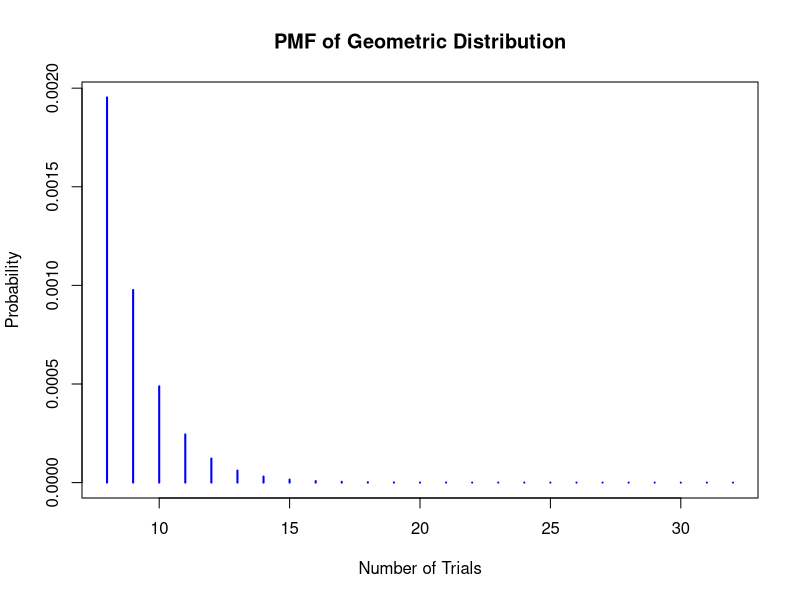
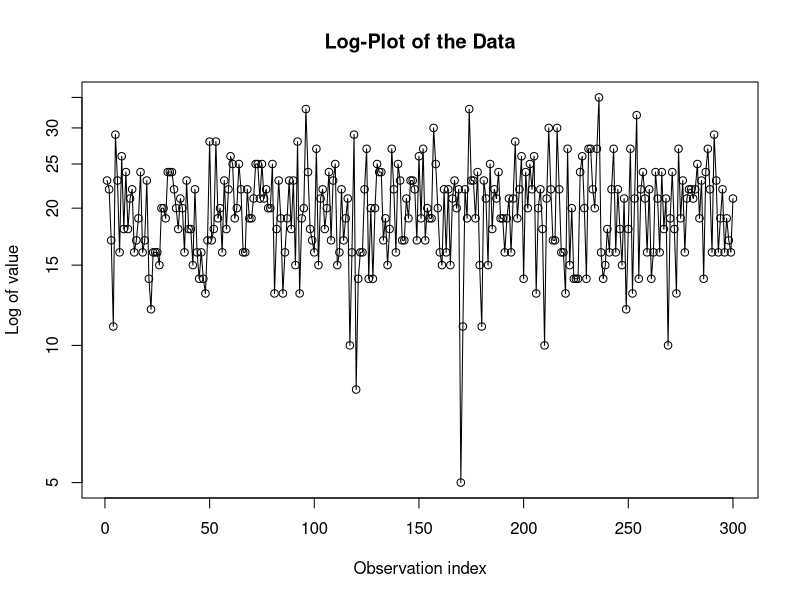
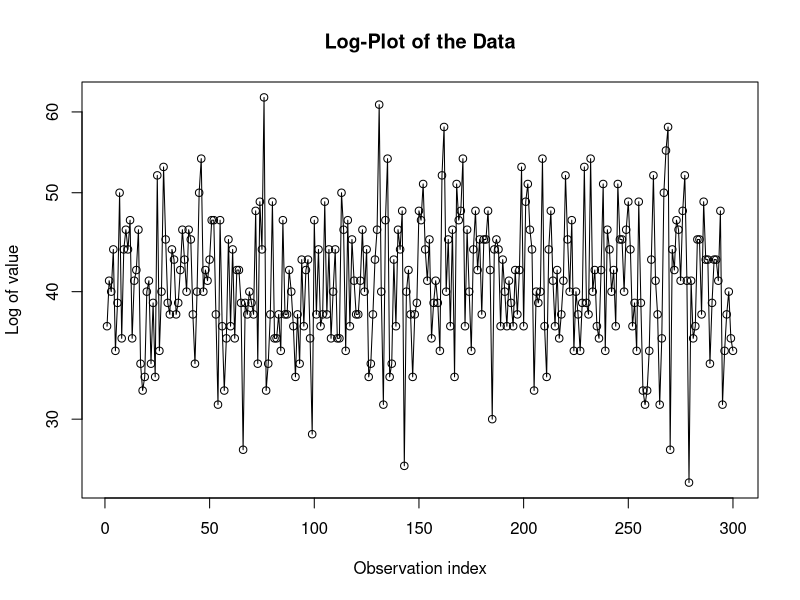
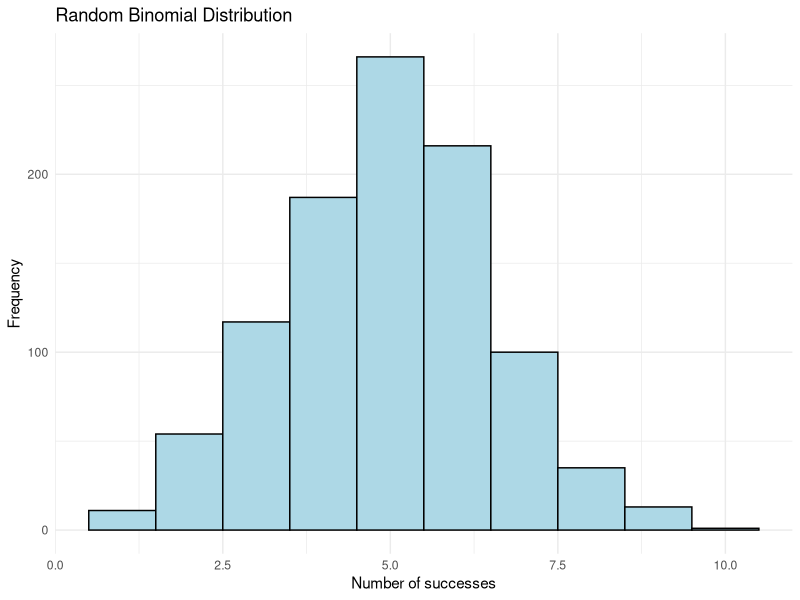
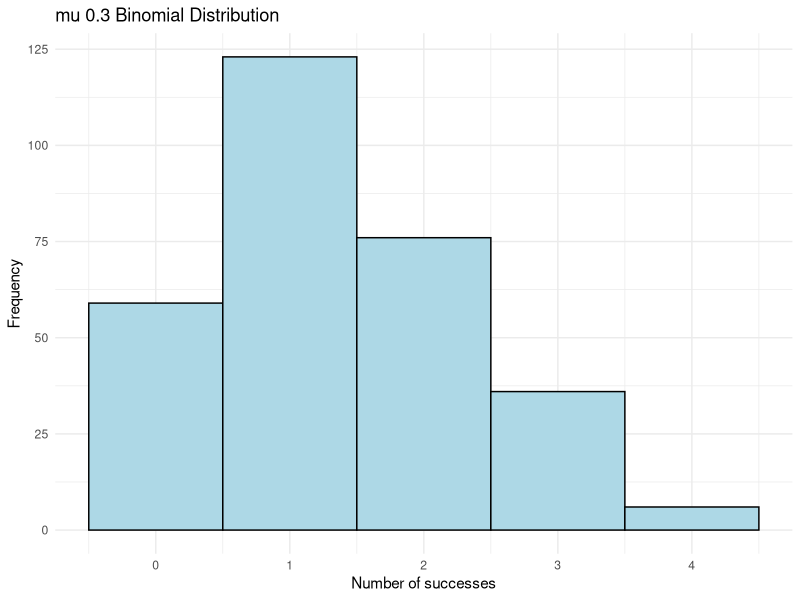
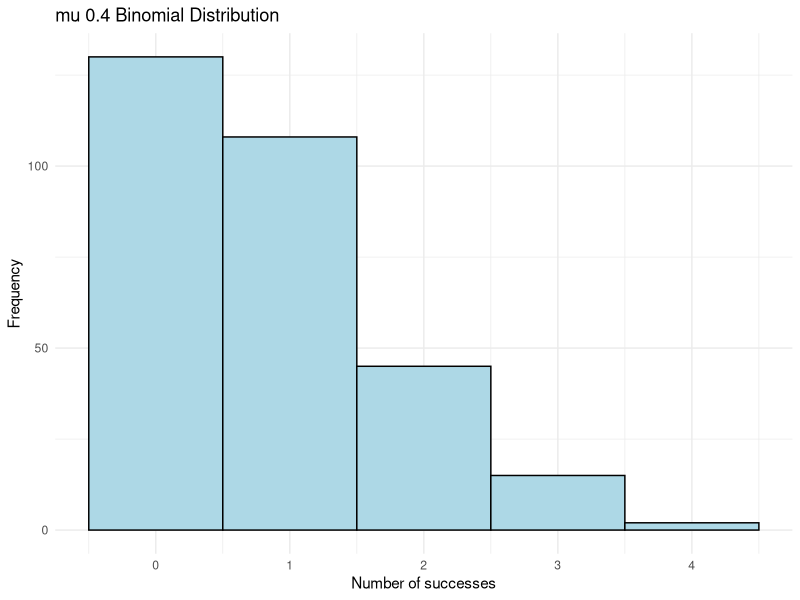

These figures' R source, in order:
## ---- chunk 1
knitr::opts_chunk$set(echo = TRUE)
## ---- chunk 2
a = 5

mean_func = function(lambda, t){
  return (a * exp(lambda * t))
}

var_func = function(lambda, t){
  sec1 = a 
  sec2 = exp(t * lambda)
  sec3 = exp(t * lambda )
  return (sec1 * sec2 * (sec3 - 1))
}
## ---- chunk 3
q1_birth_rate = data.frame(expected_t7= c(mean_func(0.2, 7), mean_func(0.3, 7)))
rownames(q1_birth_rate) = c("lambda 0.2", "lambda 0.3")

q1_birth_rate
## ---- chunk 4
q1_birth_rate$var_t7 = c(var_func(0.2, 7), var_func(0.3, 7))
q1_birth_rate
## ---- chunk 5
calc_prob_20 = function(k, a, lambda, t){
  choice = choose((k -1), (k-a))
  first_e = -a * lambda * t
  second_e = -lambda * t
  
  calc = choice * exp(first_e) * (1-exp(second_e))^(k-a)
  return(calc)
}
## ---- chunk 6
cat("The P[x(7) = 20] for lambda = 0.2 is: ", calc_prob_20(k= 20, a= 5, lambda=0.2, t=7), "\n")
cat("The P[x(7) = 20] for lambda = 0.3 is: ", calc_prob_20(k= 20, a= 5, lambda=0.3, t=7), "\n")
## ---- chunk 7
# use the mean value for each realization
# mean value is from mean_func()
simulate_q1 = function(mean, realizations){
  return(rpois(realizations, mean))
}
## ---- chunk 8
# simulating for lambda 0.2
simulations = 300

lambda_0.2 = simulate_q1(mean_func(0.2, 7), simulations)
sim_data = data.frame(lambda_0.2)
sim_data
## ---- chunk 9
# simulate for lambda 0.3
sim_data$lambda_0.3 = simulate_q1(mean_func(0.3, 7), simulations)
sim_data
## ---- chunk 10
stat_test = function(data ){
  p_estimate = 1/ mean(data)
  test = ks.test(data, "pgeom", p_estimate)
  return(test)
}
## ---- chunk 11
stat_test(sim_data$lambda_0.2)
## ---- chunk 12
stat_test(sim_data$lambda_0.3)
## ---- chunk 13
max.min = function(data){
  print(cat("The minimum value is:", min(data), "\nThe max value is:", max(data), "\n"))
}
## ---- chunk 14
max.min(sim_data$lambda_0.2)
max.min(sim_data$lambda_0.3)
## ---- chunk 15

p = 0.5
x_val = seq(8, 32)
samp = dgeom(x_val, p)

plot(x_val, samp, type = 'h', lwd = 2, col = 'blue',
     main = 'PMF of Geometric Distribution',
     xlab = 'Number of Trials', ylab = 'Probability')

## ---- chunk 16
actual_data_plot = function(data){
  # Assuming 'data' contains the observed values
  plot(data, log = "y", type = "o", main = "Log-Plot of the Data",
     xlab = "Observation index", ylab = "Log of value")

}
## ---- chunk 17
data1.1 = sim_data$lambda_0.2
actual_data_plot(data1.1)
## ---- chunk 18
data2.1 = sim_data$lambda_0.3
actual_data_plot(data2.1)
## ---- chunk 19
mean_death = function(a, mu, t){
  return(a * exp(-mu * t))
}
var_death = function(a , mu, t){
  return(a * exp(-mu * t) * (1 - exp(-mu*t) ))
}
## ---- chunk 20
a = 6
mu1 = 0.3
mu2 = 0.4
t.2 = 5
death_data = data.frame(mean = c(mean_death(a, mu1, t.2), mean_death(a, mu2, t.2)),
                        var = c(var_death(a, mu1, t.2), var_death(a, mu2, t.2)))
rownames(death_data) = c(0.3, 0.4)
death_data
## ---- chunk 21
prob_death= function(a,mu, t.2){
 p_survive = exp(-mu * t.2)
 return(pbinom(4.3, a, p_survive))
}
death_data$probability = c(prob_death(6,mu1, 5), prob_death(6,mu2, 5))

death_data
## ---- chunk 22
set.seed(123)
# remember death follows a binomia process
sim_death = function(a, t.2, mu){
  p_survive = exp(-mu * t.2)
  goal = rbinom(300, a , p_survive)
  return(goal)
}
## ---- chunk 23
sim_dead = data.frame(mu_0.3 =sim_death(6,5, 0.3),
                      mu_0.4 =sim_death(6,5, 0.4))
sim_dead
## ---- chunk 24
test_binom <- function(data, mu) {
 
  total_count=sum(data)  
  max_value=max(as.numeric(names(table(data))))  
  size=max_value
  
  observed <- table(data)
  
  
  expected_prob <- dbinom(0:size, size, exp(-mu * 5))  
  expected_counts <- expected_prob * total_count

  
  chisq.test(observed, p = expected_prob) 
}
## ---- chunk 25
dead1 = sim_dead$mu_0.3
dead2 = sim_dead$mu_0.4
test_binom(dead1, 0.3)
## ---- chunk 26
test_binom(dead2, 0.4)
## ---- chunk 27

library(ggplot2)


n=10  
p=0.5  

# Generate random binomial data
data=rbinom(1000, size = n, prob = p)

ggplot(data = data.frame(x = data), aes(x = x)) +
  geom_histogram(binwidth = 1, color = "black", fill = "lightblue") +
  labs(title = "Random Binomial Distribution", x = "Number of successes", y = "Frequency") +
  theme_minimal()

## ---- chunk 28
ggplot(data = sim_dead,aes(x= mu_0.3))+
  geom_histogram(binwidth = 1, color = "black", fill = "lightblue") +
  labs(title = "mu 0.3 Binomial Distribution", x = "Number of successes", y = "Frequency") +
  theme_minimal()

## ---- chunk 29
ggplot(data = sim_dead,aes(x= mu_0.4))+
  geom_histogram(binwidth = 1, color = "black", fill = "lightblue") +
  labs(title = "mu 0.4 Binomial Distribution", x = "Number of successes", y = "Frequency") +
  theme_minimal()
## ---- chunk 30
mu.3 =0.7
lambda.3 = 1.8
t.3 = 5

mu.3 == lambda.3
## ---- chunk 31
mean_birth_death = function(a , lambda, mu, t){
  return(a*exp((lambda - mu) * t))
}

var_birth_death = function(a, lambda, mu, t){
  seq1 = (lambda + mu)/ (lambda-mu)
  seq2 = exp((lambda - mu) * t)
  seq3 = exp((lambda - mu) * t) - 1
  
  return(seq1 * seq2 * seq3)
}
## ---- chunk 32
a = 1
birth_death = data.frame(mean = mean_birth_death(a, lambda.3, mu.3, t.3), variance = var_birth_death(a, lambda.3, mu.3, t.3))
birth_death
## ---- chunk 33
if (lambda.3 > mu.3) {
  P_extinction=mu.3 / lambda.3
} else {
  P_extinction=1
}

P_extinction
## ---- chunk 34
simulate_birth_death=function(X0, lambda, mu, t_target){
  xt = X0
  t = 0
  while (xt > 0 && t <= t_target) {
    rate = lambda * xt + mu * xt # transition rate
    t_step=rexp(1, rate) # transition time
    t=t + t_step
    if (t <= t_target && xt > 0) { # extinction has not happened by time 5
       if (runif(1) < lambda * xt / rate) {
        xt <- xt + 1
       } else {
        xt <- xt - 1
       }

    }
  }
    return(xt == 0) #if extinction doesnt occur return false
}
## ---- chunk 35
time_5_extinct = sum(replicate(300, simulate_birth_death(1, 1.8, 0.7, 5)))

prob_extinct = time_5_extinct/ 300

cat("The probability of extinction by time 5 units is: ", prob_extinct, "\n")
